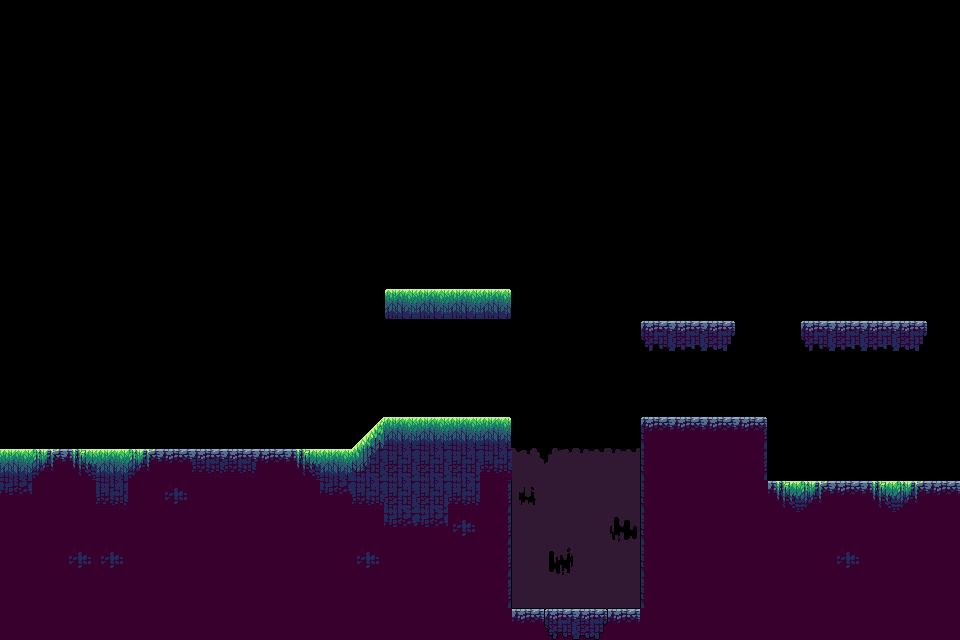

Below is a game level as drawn by its tile map, then a one-line description and the .tmx file that defines it, in full:
An orthogonal 30x20 tile map with 32x32 px tiles, 4 tile layers (Tile Layer 0, Tile Layer 1, Tile Layer 2, platforms) and 6 objects.

<map version="1.10" tiledversion="1.10.2" orientation="orthogonal" renderorder="right-down" width="30" height="20" tilewidth="32" tileheight="32" infinite="0" nextlayerid="11" nextobjectid="16">
 <tileset firstgid="1" source="green-zone.tsx" />
 <layer id="4" name="Tile Layer 0" width="30" height="20">
  <data encoding="csv">
0,0,0,0,0,0,0,0,0,0,0,0,0,0,0,0,0,0,0,0,0,0,0,0,0,0,0,0,0,0,
0,0,0,0,0,0,0,0,0,0,0,0,0,0,0,0,0,0,0,0,0,0,0,0,0,0,0,0,0,0,
0,0,0,0,0,0,0,0,0,0,0,0,0,0,0,0,0,0,0,0,0,0,0,0,0,0,0,0,0,0,
0,0,0,0,0,0,0,0,0,0,0,0,0,0,0,0,0,0,0,0,0,0,0,0,0,0,0,0,0,0,
0,0,0,0,0,0,0,0,0,0,0,0,0,0,0,0,0,0,0,0,0,0,0,0,0,0,0,0,0,0,
0,0,0,0,0,0,0,0,0,0,0,0,0,0,0,0,0,0,0,0,0,0,0,0,0,0,0,0,0,0,
0,0,0,0,0,0,0,0,0,0,0,0,0,0,0,0,0,0,0,0,0,0,0,0,0,0,0,0,0,0,
0,0,0,0,0,0,0,0,0,0,0,0,0,0,0,0,0,0,0,0,0,0,0,0,0,0,0,0,0,0,
0,0,0,0,0,0,0,0,0,0,0,0,0,0,0,0,0,0,0,0,0,0,0,0,0,0,0,0,0,0,
0,0,0,0,0,0,0,0,0,0,0,0,0,0,0,0,0,0,0,0,0,0,0,0,0,0,0,0,0,0,
0,0,0,0,0,0,0,0,0,0,0,0,0,0,0,0,0,0,0,0,0,0,0,0,0,0,0,0,0,0,
0,0,0,0,0,0,0,0,0,0,0,0,0,0,0,0,0,0,0,0,0,0,0,0,0,0,0,0,0,0,
0,0,0,0,0,0,0,0,0,0,0,0,0,0,0,0,0,0,0,0,0,0,0,0,0,0,0,0,0,0,
0,0,0,0,0,0,0,0,0,0,0,0,0,0,0,0,0,0,0,0,0,0,0,0,0,0,0,0,0,0,
0,0,0,0,0,0,0,0,0,0,0,0,0,0,0,0,78,76,77,77,0,0,0,0,0,0,0,0,0,0,
0,0,0,0,0,0,0,0,0,0,0,0,0,0,0,0,75,73,73,73,0,0,0,0,0,0,0,0,0,0,
0,0,0,0,0,0,0,0,0,0,0,0,0,0,0,0,73,73,73,80,0,0,0,0,0,0,0,0,0,0,
0,0,0,0,0,0,0,0,0,0,0,0,0,0,0,0,73,95,73,73,0,0,0,0,0,0,0,0,0,0,
0,0,0,0,0,0,0,0,0,0,0,0,0,0,0,0,73,73,73,73,0,0,0,0,0,0,0,0,0,0,
0,0,0,0,0,0,0,0,0,0,0,0,0,0,0,0,0,0,0,0,0,0,0,0,0,0,0,0,0,0
</data>
 </layer>
 <layer id="1" name="Tile Layer 1" width="30" height="20">
  <data encoding="csv">
0,0,0,0,0,0,0,0,0,0,0,0,0,0,0,0,0,0,0,0,0,0,0,0,0,0,0,0,0,0,
0,0,0,0,0,0,0,0,0,0,0,0,0,0,0,0,0,0,0,0,0,0,0,0,0,0,0,0,0,0,
0,0,0,0,0,0,0,0,0,0,0,0,0,0,0,0,0,0,0,0,0,0,0,0,0,0,0,0,0,0,
0,0,0,0,0,0,0,0,0,0,0,0,0,0,0,0,0,0,0,0,0,0,0,0,0,0,0,0,0,0,
0,0,0,0,0,0,0,0,0,0,0,0,0,0,0,0,0,0,0,0,0,0,0,0,0,0,0,0,0,0,
0,0,0,0,0,0,0,0,0,0,0,0,0,0,0,0,0,0,0,0,0,0,0,0,0,0,0,0,0,0,
0,0,0,0,0,0,0,0,0,0,0,0,0,0,0,0,0,0,0,0,0,0,0,0,0,0,0,0,0,0,
0,0,0,0,0,0,0,0,0,0,0,0,0,0,0,0,0,0,0,0,0,0,0,0,0,0,0,0,0,0,
0,0,0,0,0,0,0,0,0,0,0,0,0,0,0,0,0,0,0,0,0,0,0,0,0,0,0,0,0,0,
0,0,0,0,0,0,0,0,0,0,0,0,0,0,0,0,0,0,0,0,0,0,0,0,0,0,0,0,0,0,
0,0,0,0,0,0,0,0,0,0,0,0,0,0,0,0,0,0,0,0,0,0,0,0,0,0,0,0,0,0,
0,0,0,0,0,0,0,0,0,0,0,0,0,0,0,0,0,0,0,0,0,0,0,0,0,0,0,0,0,0,
0,0,0,0,0,0,0,0,0,0,0,0,0,0,0,0,0,0,0,0,0,0,0,0,0,0,0,0,0,0,
0,0,0,0,0,0,0,0,0,0,0,43,7,7,7,8,0,0,0,0,9,10,10,12,0,0,0,0,0,0,
4,4,4,4,4,10,2,2,2,33,4,55,4,4,4,62,0,0,0,0,61,4,4,62,0,0,0,0,0,0,
40,4,4,4,4,40,4,4,4,4,4,4,4,4,4,62,0,0,0,0,61,4,4,4,4,4,4,71,71,4,
4,4,4,4,4,4,4,4,4,4,4,4,4,4,40,62,0,0,0,0,61,4,4,4,4,4,4,62,61,4,
4,4,40,40,4,4,4,4,4,4,4,40,4,4,4,62,0,0,0,0,61,4,4,4,4,4,40,4,4,4,
4,4,4,4,4,4,4,4,4,4,4,4,4,4,4,62,0,0,0,0,61,4,4,4,4,4,4,4,4,4,
4,4,4,4,4,4,4,4,4,4,4,4,4,4,4,4,4,4,4,4,4,4,4,4,4,4,4,4,4,4
</data>
 </layer>
 <layer id="2" name="Tile Layer 2" width="30" height="20">
  <data encoding="csv">
0,0,0,0,0,0,0,0,0,0,0,0,0,0,0,0,0,0,0,0,0,0,0,0,0,0,0,0,0,0,
0,0,0,0,0,0,0,0,0,0,0,0,0,0,0,0,0,0,0,0,0,0,0,0,0,0,0,0,0,0,
0,0,0,0,0,0,0,0,0,0,0,0,0,0,0,0,0,0,0,0,0,0,0,0,0,0,0,0,0,0,
0,0,0,0,0,0,0,0,0,0,0,0,0,0,0,0,0,0,0,0,0,0,0,0,0,0,0,0,0,0,
0,0,0,0,0,0,0,0,0,0,0,0,0,0,0,0,0,0,0,0,0,0,0,0,0,0,0,0,0,0,
0,0,0,0,0,0,0,0,0,0,0,0,0,0,0,0,0,0,0,0,0,0,0,0,0,0,0,0,0,0,
0,0,0,0,0,0,0,0,0,0,0,0,0,0,0,0,0,0,0,0,0,0,0,0,0,0,0,0,0,0,
0,0,0,0,0,0,0,0,0,0,0,0,0,0,0,0,0,0,0,0,0,0,0,0,0,0,0,0,0,0,
0,0,0,0,0,0,0,0,0,0,0,0,0,0,0,0,0,0,0,0,0,0,0,0,0,0,0,0,0,0,
0,0,0,0,0,0,0,0,0,0,0,0,0,0,0,0,0,0,0,0,0,0,0,0,0,0,0,0,0,0,
0,0,0,0,0,0,0,0,0,0,0,0,0,0,0,0,0,0,0,0,0,0,0,0,0,0,0,0,0,0,
0,0,0,0,0,0,0,0,0,0,0,0,0,0,0,0,0,0,0,0,0,0,0,0,0,0,0,0,0,0,
0,0,0,0,0,0,0,0,0,0,0,0,0,0,0,0,0,0,0,0,0,0,0,0,0,0,0,0,0,0,
0,0,0,0,0,0,0,0,0,0,0,0,2,2,2,3,0,0,0,0,9,10,10,12,0,0,0,0,0,0,
2,34,33,2,34,0,11,11,10,0,2,0,24,24,24,15,0,0,0,0,0,0,0,0,0,0,0,0,0,0,
14,0,0,15,0,0,0,0,0,0,14,15,24,24,15,0,0,0,0,0,0,0,0,0,33,34,10,33,34,10,
0,0,0,0,0,0,0,0,0,0,0,0,14,14,0,0,0,0,0,0,0,0,0,0,0,0,0,4,4,0,
0,0,0,0,0,0,0,0,0,0,0,0,4,0,0,0,0,0,0,0,0,0,0,0,0,0,0,0,0,0,
0,0,0,0,0,0,0,0,0,0,0,0,0,0,0,0,0,0,0,0,0,0,0,0,0,0,0,0,0,0,
0,0,0,0,0,0,0,0,0,0,0,0,0,0,0,0,10,44,46,10,0,0,0,0,0,0,0,0,0,0
</data>
 </layer>
 <layer id="8" name="platforms" width="30" height="20">
  <data encoding="csv">
0,0,0,0,0,0,0,0,0,0,0,0,0,0,0,0,0,0,0,0,0,0,0,0,0,0,0,0,0,0,
0,0,0,0,0,0,0,0,0,0,0,0,0,0,0,0,0,0,0,0,0,0,0,0,0,0,0,0,0,0,
0,0,0,0,0,0,0,0,0,0,0,0,0,0,0,0,0,0,0,0,0,0,0,0,0,0,0,0,0,0,
0,0,0,0,0,0,0,0,0,0,0,0,0,0,0,0,0,0,0,0,0,0,0,0,0,0,0,0,0,0,
0,0,0,0,0,0,0,0,0,0,0,0,0,0,0,0,0,0,0,0,0,0,0,0,0,0,0,0,0,0,
0,0,0,0,0,0,0,0,0,0,0,0,0,0,0,0,0,0,0,0,0,0,0,0,0,0,0,0,0,0,
0,0,0,0,0,0,0,0,0,0,0,0,0,0,0,0,0,0,0,0,0,0,0,0,0,0,0,0,0,0,
0,0,0,0,0,0,0,0,0,0,0,0,0,0,0,0,0,0,0,0,0,0,0,0,0,0,0,0,0,0,
0,0,0,0,0,0,0,0,0,0,0,0,0,0,0,0,0,0,0,0,0,0,0,0,0,0,0,0,0,0,
0,0,0,0,0,0,0,0,0,0,0,0,6,7,7,8,0,0,0,0,0,0,0,0,0,0,0,0,0,0,
0,0,0,0,0,0,0,0,0,0,0,0,0,0,0,0,0,0,0,0,44,45,46,0,0,44,45,45,46,0,
0,0,0,0,0,0,0,0,0,0,0,0,0,0,0,0,0,0,0,0,0,0,0,0,0,0,0,0,0,0,
0,0,0,0,0,0,0,0,0,0,0,0,0,0,0,0,0,0,0,0,0,0,0,0,0,0,0,0,0,0,
0,0,0,0,0,0,0,0,0,0,0,0,0,0,0,0,0,0,0,0,0,0,0,0,0,0,0,0,0,0,
0,0,0,0,0,0,0,0,0,0,0,0,0,0,0,0,0,0,0,0,0,0,0,0,0,0,0,0,0,0,
0,0,0,0,0,0,0,0,0,0,0,0,0,0,0,0,0,0,0,0,0,0,0,0,0,0,0,0,0,0,
0,0,0,0,0,0,0,0,0,0,0,0,0,0,0,0,0,0,0,0,0,0,0,0,0,0,0,0,0,0,
0,0,0,0,0,0,0,0,0,0,0,0,0,0,0,0,0,0,0,0,0,0,0,0,0,0,0,0,0,0,
0,0,0,0,0,0,0,0,0,0,0,0,0,0,0,0,0,0,0,0,0,0,0,0,0,0,0,0,0,0,
0,0,0,0,0,0,0,0,0,0,0,0,0,0,0,0,0,0,0,0,0,0,0,0,0,0,0,0,0,0
</data>
 </layer>
 <objectgroup id="9" name="colliders">
  <object id="10" x="512" y="416">
   <polygon points="0,0 -128,0 -160,32 -512,32 -512,224 0,224" />
  </object>
  <object id="11" x="512" y="608">
   <polygon points="0,0 128,0 128,32 0,32" />
  </object>
  <object id="12" x="640" y="640">
   <polygon points="0,0 0,-222 2,-224 126,-224 128,-222 128,-160 320,-160 320,0" />
  </object>
  <object id="13" x="384" y="288" width="128" height="32" />
  <object id="14" x="640" y="320" width="96" height="32" />
  <object id="15" x="800" y="320" width="128" height="32" />
 </objectgroup>
</map>
